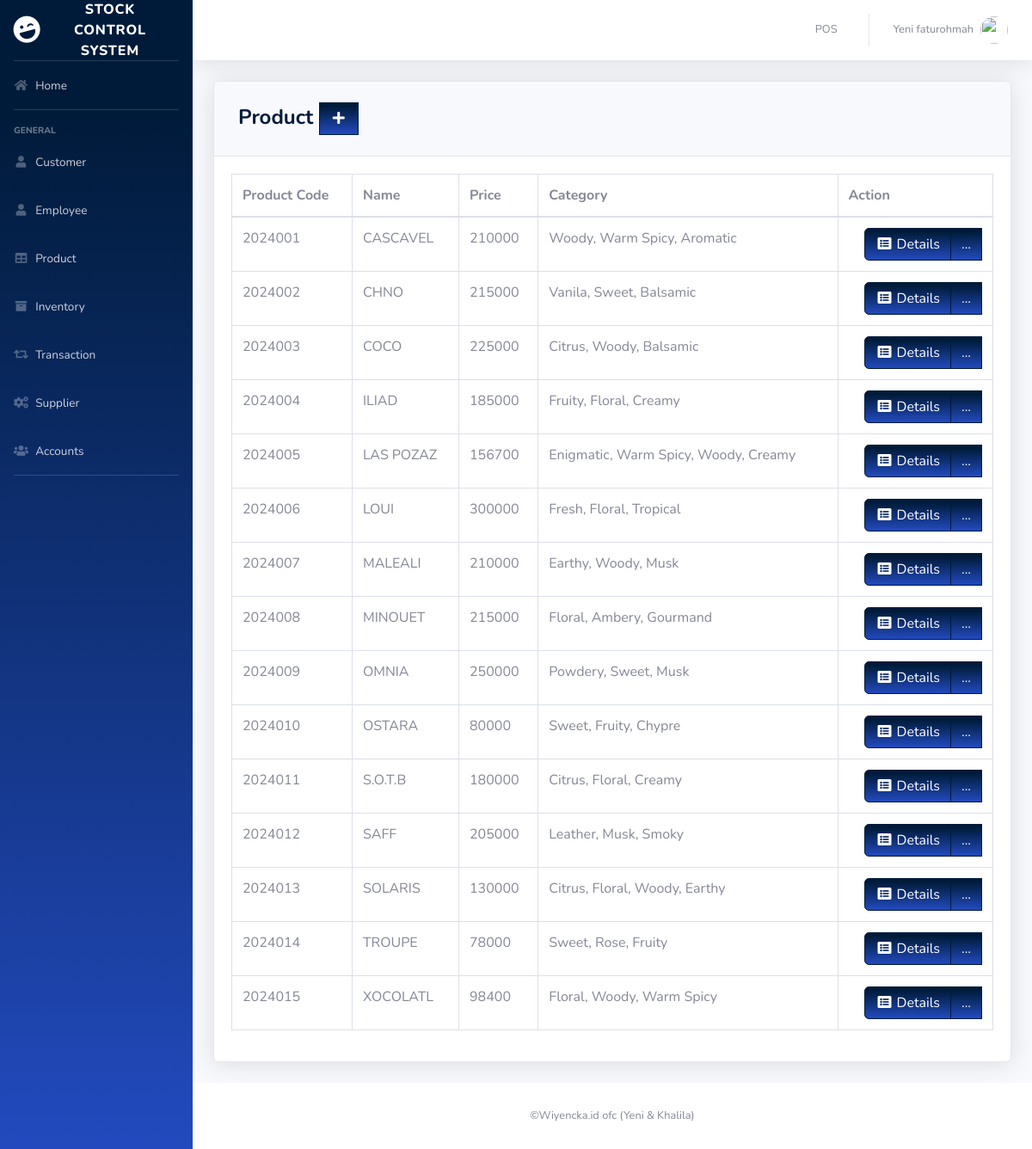
The app's page /php/product.php (signed in) with its own data.
### tables this page shows
CREATE TABLE `product` (
  `PRODUCT_ID` int(11) NOT NULL,
  `PRODUCT_CODE` varchar(20) NOT NULL,
  `NAME` varchar(50) DEFAULT NULL,
  `DESCRIPTION` varchar(250) NOT NULL,
  `QTY_STOCK` int(50) DEFAULT NULL,
  `ON_HAND` int(250) NOT NULL,
  `PRICE` int(50) DEFAULT NULL,
  `CATEGORY_ID` int(11) DEFAULT NULL,
  `SUPPLIER_ID` int(11) DEFAULT NULL,
  `DATE_STOCK_IN` varchar(50) NOT NULL
);

CREATE TABLE `category` (
  `CATEGORY_ID` int(11) NOT NULL,
  `CNAME` varchar(50) DEFAULT NULL
);

### php/product.php (the view, shortened to what this page needs)
<?php
include '../include/connection.php';
include '../include/sidebar.php';
?>
            <div class="card shadow mb-4">
            <div class="card-header py-3">
              <h4 class="m-2 font-weight-bold text-primary">Product&nbsp;<a  href="#" data-toggle="modal" data-target="#aModal" type="button" class="btn btn-primary bg-gradient-primary" style="border-radius: 0px;"><i class="fas fa-fw fa-plus"></i></a></h4>
            </div>
            <div class="card-body">
              <div class="table-responsive">
                <table class="table table-bordered" id="dataTable" width="100%" cellspacing="0">
               <thead>
                   <tr>
                     <th>Product Code</th>
                     <th>Name</th>
                     <th>Price</th>
                     <th>Category</th>
                     <th>Action</th>
                   </tr>
               </thead>
          <tbody>
<?php
    $query = 'SELECT PRODUCT_ID, PRODUCT_CODE, NAME, PRICE, CNAME, DATE_STOCK_IN FROM product p join category c on p.CATEGORY_ID=c.CATEGORY_ID GROUP BY PRODUCT_CODE';
        $result = mysqli_query($db, $query) or die (mysqli_error($db));
            while ($row = mysqli_fetch_assoc($result)) {
                echo '<tr>';
                echo '<td>'. $row['PRODUCT_CODE'].'</td>';
                echo '<td>'. $row['NAME'].'</td>';
                echo '<td>'. $row['PRICE'].'</td>';
                echo '<td>'. $row['CNAME'].'</td>';
                      echo '<td align="right"> <div class="btn-group">
                              <a type="button" class="btn btn-primary bg-gradient-primary" href="pro_searchfrm.php?action=edit & id='.$row['PRODUCT_CODE'] . '"><i class="fas fa-fw fa-list-alt"></i> Details</a>
                            <div class="btn-group">
                              <a type="button" class="btn btn-primary bg-gradient-primary dropdown no-arrow" data-toggle="dropdown" style="color:white;">
                              ... <span class="caret"></span></a>
                            <ul class="dropdown-menu text-center" role="menu">
                                <li>
                                  <a type="button" class="btn btn-warning bg-gradient-warning btn-block" style="border-radius: 0px;" href="pro_edit.php?action=edit & id='.$row['PRODUCT_ID']. '">
                                    <i class="fas fa-fw fa-edit"></i> Edit
                                  </a>
                                </li>
                            </ul>
                            </div>
                          </div> </td>';
                echo '</tr> ';
                        }
?>
                                </tbody>
                            </table>
                        </div>
                    </div>
                  </div>
<?php
include '../include/footer.php';
?>

### records on screen
product: PRODUCT_CODE "2024001", NAME "CASCAVEL", PRICE "210000", CATEGORY_ID.CNAME "Woody, Warm Spicy, Aromatic"
product: PRODUCT_CODE "2024002", NAME "CHNO", PRICE "215000", CATEGORY_ID.CNAME "Vanila, Sweet, Balsamic"
product: PRODUCT_CODE "2024003", NAME "COCO", PRICE "225000", CATEGORY_ID.CNAME "Citrus, Woody, Balsamic"
product: PRODUCT_CODE "2024004", NAME "ILIAD", PRICE "185000", CATEGORY_ID.CNAME "Fruity, Floral, Creamy"
product: PRODUCT_CODE "2024005", NAME "LAS POZAZ", PRICE "156700", CATEGORY_ID.CNAME "Enigmatic, Warm Spicy, Woody, Creamy"
product: PRODUCT_CODE "2024006", NAME "LOUI", PRICE "300000", CATEGORY_ID.CNAME "Fresh, Floral, Tropical"
product: PRODUCT_CODE "2024007", NAME "MALEALI", PRICE "210000", CATEGORY_ID.CNAME "Earthy, Woody, Musk"
product: PRODUCT_CODE "2024008", NAME "MINOUET", PRICE "215000", CATEGORY_ID.CNAME "Floral, Ambery, Gourmand"
product: PRODUCT_CODE "2024009", NAME "OMNIA", PRICE "250000", CATEGORY_ID.CNAME "Powdery, Sweet, Musk"
product: PRODUCT_CODE "2024010", NAME "OSTARA", PRICE "80000", CATEGORY_ID.CNAME "Sweet, Fruity, Chypre"
product: PRODUCT_CODE "2024011", NAME "S.O.T.B", PRICE "180000", CATEGORY_ID.CNAME "Citrus, Floral, Creamy"
product: PRODUCT_CODE "2024012", NAME "SAFF", PRICE "205000", CATEGORY_ID.CNAME "Leather, Musk, Smoky"
product: PRODUCT_CODE "2024013", NAME "SOLARIS", PRICE "130000", CATEGORY_ID.CNAME "Citrus, Floral, Woody, Earthy"
product: PRODUCT_CODE "2024014", NAME "TROUPE", PRICE "78000", CATEGORY_ID.CNAME "Sweet, Rose, Fruity"
product: PRODUCT_CODE "2024015", NAME "XOCOLATL", PRICE "98400", CATEGORY_ID.CNAME "Floral, Woody, Warm Spicy"

### other values on screen
$_SESSION['FIRST_NAME'] "Yeni"
$_SESSION['LAST_NAME'] "faturohmah"
